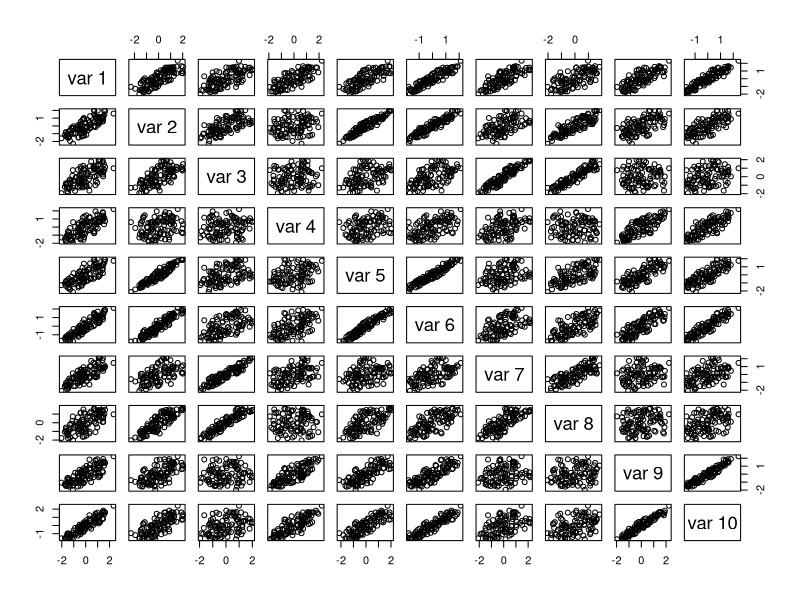

Generate this figure with R:
# demonstration of principal components to remove redundant features in data matrix

d = 10;  # the apparent dimension of the data (but not *real* dim)... you'll see
r = 3;   # the real dimension
n = 100; # num data points
X = matrix(runif(n*r),nrow=n,ncol=r);  # original data matrix with n obs. of  r indepedent variables
T = matrix(0,nrow=r,ncol=d);  # transformation matrix to map from r dim space to d dim space
for (i in 1:r) for (j in 1:d) {  # create rxd transformation matrix, T
    T[i,j] = j  %% (i+1);         # it doesn't really matter what T is by rxd is important
    T[i,j] = (j+1)  %% (i+2);         # it doesn't really matter what T is by rxd is important
}
Y = X %*% T; # %*% is matrix mult.  
             # even though Y has d features, there can only be r independent directions
             # so there is a lot of redundancy in the new features  
Y = scale(Y)  # make columns 0 mean
pairs(Y);
S = t(Y) %*% Y/n;  # the sample covariance matrix
svd =  svd(S);  # take the singular value decomposition S = UDU^t
d = svd$d;  # d is diag(D)  # only the first r should be different from 0. 
U = svd$u;  # columns of U are the "loadings" or independent directions
Z = Y %*% U[,1:r];  # transform Y to a new lower dim matrix that removes the redundancy
                    # note that the new variables are uncorrelated from pairs plot
